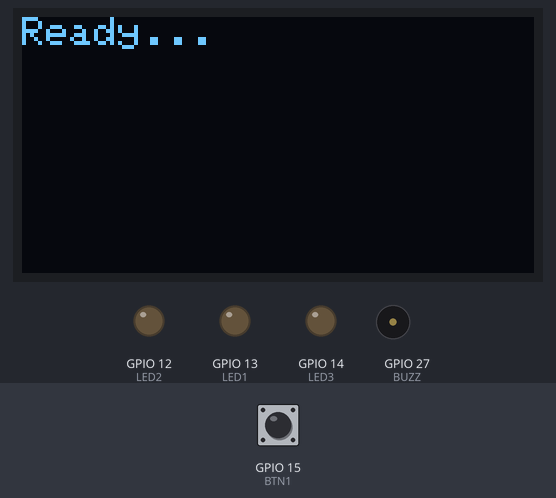
The program below on a simulated ESP32. Shown: 128×64 one-colour display, output pins drawn as LEDs (lit = HIGH), buzzer (waves = sounding). Inputs (shaded band) come from the test bench; at power-on: GPIO 15 (BTN1) HIGH.

Above: at 1.2 s.
1.3 s: GPIO 15 (BTN1) pulled LOW for 3.2 s
At 6.1 s:
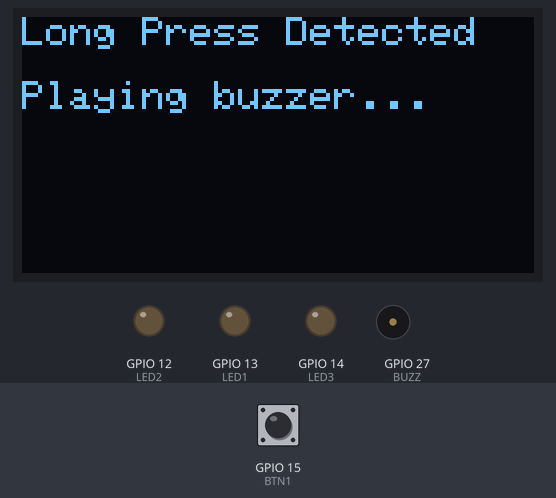
6.5 s: GPIO 15 (BTN1) pulled LOW for 0.15 s
At 7.8 s:
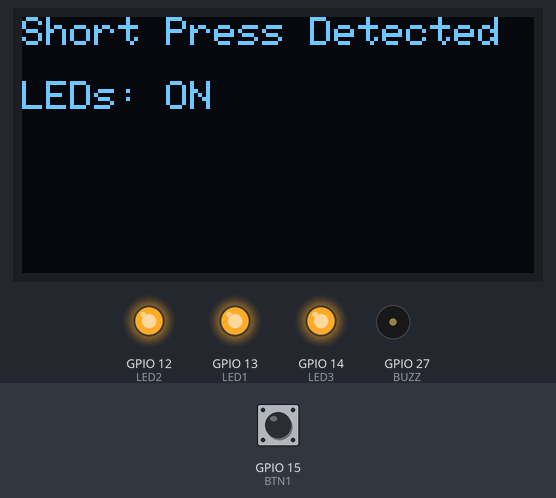
8.1 s: GPIO 15 (BTN1) pulled LOW for 1 s
At 10.4 s:
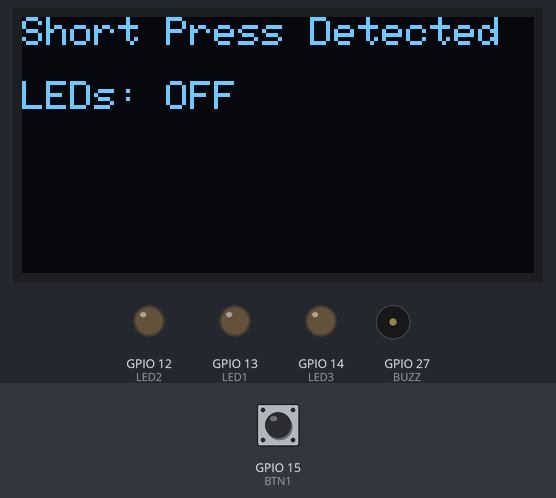
Timing chart, 0 to 11.9 s (numbered marks = the images above; inputs shaded):
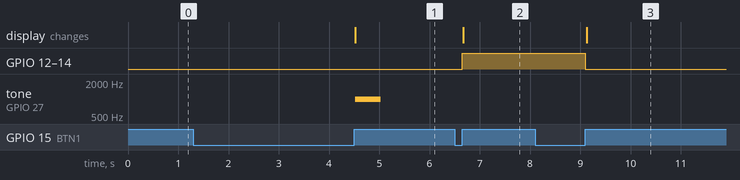

The program:

main.cpp
```cpp
// Title : Task B — Coding: Use a single button with press-type detection (display the event on the
// OLED):
// • Short press → toggle LED
// • Long press (> 1.5 s) → play a buzzer

// Aleeha Aiman
// Regno: 23-NTU-CS-1243
// BsCs5th A

#include <Arduino.h>
#include <Wire.h>
#include <Adafruit_GFX.h>
#include <Adafruit_SSD1306.h>

#define BTN1 15 // i have connected yellow button to pin 15
#define LED1 13
#define LED2 12
#define LED3 14
#define BUZZ 27

Adafruit_SSD1306 oled(128, 64, &Wire, -1);

unsigned long pressStart = 0; // it is for storing time in milis also i used unsigned as time will be positive always
bool isPressed = false;
bool ledsOn = false;

void setup()
{
  pinMode(BTN1, INPUT_PULLUP); // pin15 ie button 1 gets the input
  pinMode(LED1, OUTPUT);
  pinMode(LED2, OUTPUT);
  pinMode(LED3, OUTPUT);
  pinMode(BUZZ, OUTPUT);

  digitalWrite(LED1, LOW); // initially all led's and buzzer is low
  digitalWrite(LED2, LOW);
  digitalWrite(LED3, LOW);
  digitalWrite(BUZZ, LOW);

  oled.begin(SSD1306_SWITCHCAPVCC, 0x3C);
  oled.clearDisplay();
  oled.setTextSize(1);
  oled.setTextColor(SSD1306_WHITE);
  oled.setCursor(0, 0);
  oled.println("Ready...");
  oled.display(); // just when then the code executes OLED displays "ready"
}

void loop()
{
  int buttonState = digitalRead(BTN1);

  if (buttonState == LOW && !isPressed)
  {
    isPressed = true;
    pressStart = millis(); // when the button is pressed, this variables starts stroing time in milis
  }

  if (buttonState == HIGH && isPressed)
  {
    unsigned long duration = millis() - pressStart; // it records the total time when button is in pressed state
    isPressed = false;
    oled.clearDisplay();

    if (duration < 1500)
    {
      ledsOn = !ledsOn; // if button was ON for 1.5 sec then LEDs are turned ON
      digitalWrite(LED1, ledsOn);
      digitalWrite(LED2, ledsOn);
      digitalWrite(LED3, ledsOn);

      oled.setCursor(0, 0);
      oled.println("Short Press Detected");
      oled.setCursor(0, 16);
      oled.println(ledsOn ? "LEDs: ON" : "LEDs: OFF");
      oled.display();
    }
    else
    {
      oled.setCursor(0, 0); // if we held it for more than 1.5 sec, buzzer plays the sound
      oled.println("Long Press Detected");
      oled.setCursor(0, 16);
      oled.println("Playing buzzer...");
      oled.display();

      tone(BUZZ, 1000, 500); // sound is of 1000 Hz and it plays for half a sec
      delay(500);
      noTone(BUZZ); // Buzzer stops producing sound
    }
  }
}
```

Measured:
- after the input at 1.3 s, tone on GPIO 27 (BUZZ): silent → 1000 Hz after 3.2 s, → silent 0.50 s later; the display: changes after 3.2 s (image 1)
- after the input at 6.5 s, GPIO 12 (LED2), GPIO 13 (LED1), GPIO 14 (LED3): LOW → HIGH after 0.15 s; the display: changes after 0.18 s (image 2)
- after the input at 8.1 s, GPIO 12 (LED2), GPIO 13 (LED1), GPIO 14 (LED3): HIGH → LOW after 1.0 s; the display: changes after 1.0 s (image 3)
